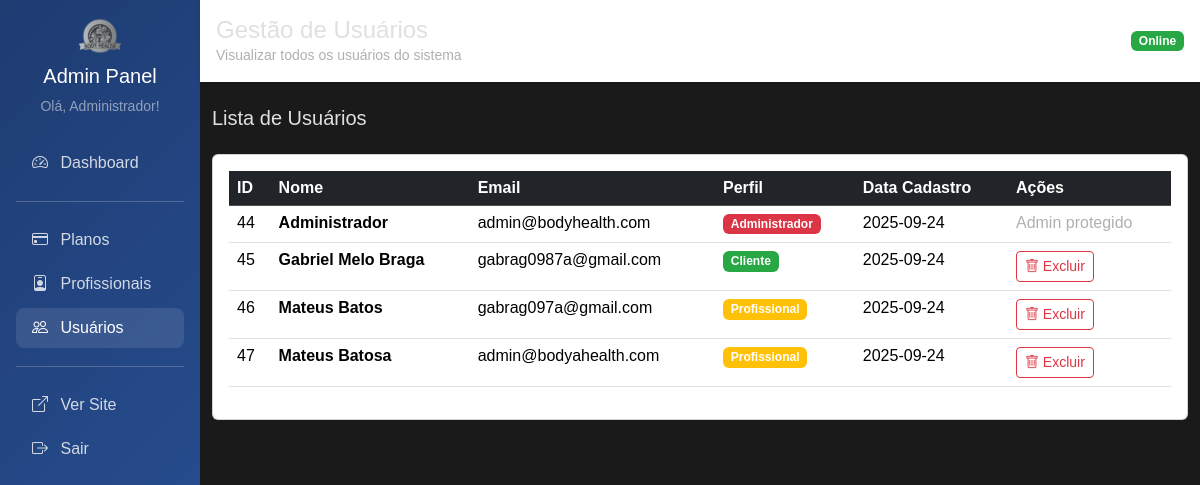
Page /admin/usuarios (signed in) on the committed database.
### tables this page shows
CREATE TABLE usuario (
    id INTEGER PRIMARY KEY AUTOINCREMENT,
    nome TEXT NOT NULL,
    email TEXT UNIQUE NOT NULL,
    senha TEXT NOT NULL,
    perfil TEXT NOT NULL DEFAULT 'cliente',
    foto TEXT,
    token_redefinicao TEXT,
    data_token TIMESTAMP,
    data_cadastro TIMESTAMP DEFAULT CURRENT_TIMESTAMP
);

### main.py (the view)
@app.get("/admin/usuarios")
@requer_autenticacao(['admin'])
async def admin_usuarios_listar(request: Request, usuario_logado: dict = Depends(obter_usuario_logado)):
    usuarios = usuario_repo.obter_todos()
    return templates.TemplateResponse("admin/usuarios/listar.html", {
        "request": request,
        "usuario": usuario_logado,
        "usuarios": usuarios
    })

### templates/admin/usuarios/listar.html (shortened to what this page needs)
{% extends "admin/base_admin.html" %}
{% block titulo %}Gestão de Usuários{% endblock %}
{% block subtitulo %}Visualizar todos os usuários do sistema{% endblock %}
{% block content %}
    <div class="mb-4">
        <h5 class="mb-0">Lista de Usuários</h5>
    </div>
    <div class="card">
        <div class="card-body">
            {% if usuarios %}
                <div class="table-responsive">
                    <table class="table table-hover">
                        <thead class="table-dark">
                            <tr>
                                <th>ID</th>
                                <th>Nome</th>
                                <th>Email</th>
                                <th>Perfil</th>
                                <th>Data Cadastro</th>
                                <th>Ações</th>
                            </tr>
                        </thead>
                        <tbody>
                            {% for user in usuarios %}
                            <tr>
                                <td>{{ user.id }}</td>
                                <td><strong>{{ user.nome }}</strong></td>
                                <td>{{ user.email }}</td>
                                <td>
                                    {% if user.perfil == 'admin' %}
                                        <span class="badge bg-danger">Administrador</span>
                                    {% elif user.perfil == 'profissional' %}
                                        <span class="badge bg-warning">Profissional</span>
                                    {% else %}
                                        <span class="badge bg-success">Cliente</span>
                                    {% endif %}
                                </td>
                                <td>
                                    {% if user.data_cadastro %}
                                        {{ user.data_cadastro[:10] }}
                                    {% else %}
                                        <span class="text-muted">-</span>
                                    {% endif %}
                                </td>
                                <td>
                                    {% if user.perfil != 'admin' %}
                                        <button type="button" class="btn btn-outline-danger btn-sm"
                                                onclick="confirmarExclusaoUsuario({{ user.id }}, '{{ user.nome }}')">
                                            <i class="bi bi-trash"></i> Excluir
                                        </button>
                                    {% else %}
                                        <span class="text-muted">Admin protegido</span>
                                    {% endif %}
                                </td>
                            </tr>
                            {% endfor %}
                        </tbody>
                    </table>
                </div>
            {% else %}
                <div class="text-center py-5">
                    <i class="bi bi-people text-muted" style="font-size: 4rem;"></i>
                    <h5 class="mt-3 text-muted">Nenhum usuário encontrado</h5>
                </div>
            {% endif %}
        </div>
    </div>
{% endblock %}

### templates/admin/base_admin.html (shortened to what this page needs)
<html lang="pt-BR">
<head>
    <link href="https://cdn.jsdelivr.net/npm/bootstrap@5.3.3/dist/css/bootstrap.min.css" rel="stylesheet">
    <link href="https://cdn.jsdelivr.net/npm/bootstrap-icons@1.10.5/font/bootstrap-icons.css" rel="stylesheet">
    <link rel="stylesheet" href="/static/css/styles.css">
</head>
<body>
    <div class="container-fluid p-0">
        <div class="row g-0">
            <div class="col-md-3 col-lg-2">
                <div class="admin-sidebar p-3">
                    <div class="text-center mb-4">
                        <img src="/static/img/logo.png" height="40" alt="Body Health">
                        <h5 class="text-white mt-2">Admin Panel</h5>
                        <small class="text-white-50">Olá, {{ usuario.nome }}!</small>
                    </div>
                    <nav class="nav flex-column">
                        <a class="nav-link {% if request.url.path == '/admin' %}active{% endif %}" href="/admin">
                            <i class="bi bi-speedometer2 me-2"></i> Dashboard
                        </a>
                        <hr class="bg-white-50">
                        <a class="nav-link {% if '/admin/planos' in request.url.path %}active{% endif %}" href="/admin/planos">
                            <i class="bi bi-credit-card me-2"></i> Planos
                        </a>
                        <a class="nav-link {% if '/admin/profissionais' in request.url.path %}active{% endif %}" href="/admin/profissionais">
                            <i class="bi bi-person-badge me-2"></i> Profissionais
                        </a>
                        <a class="nav-link {% if '/admin/usuarios' in request.url.path %}active{% endif %}" href="/admin/usuarios">
                            <i class="bi bi-people me-2"></i> Usuários
                        </a>
                        <hr class="bg-white-50">
                        <a class="nav-link" href="/" target="_blank">
                            <i class="bi bi-box-arrow-up-right me-2"></i> Ver Site
                        </a>
                        <a class="nav-link" href="/logout">
                            <i class="bi bi-box-arrow-right me-2"></i> Sair
                        </a>
                    </nav>
                </div>
            </div>
            <div class="col-md-9 col-lg-10">
                <div class="admin-header p-3 mb-4">
                    <div class="d-flex justify-content-between align-items-center">
                        <div>
                            <h4 class="mb-0">{% block titulo %}Painel Administrativo{% endblock %}</h4>
                            <small class="text-muted">{% block subtitulo %}Body Health Admin{% endblock %}</small>
                        </div>
                        <div>
                            <span class="badge bg-success">Online</span>
                        </div>
                    </div>
                </div>
                <div class="container-fluid">
                    {% block content %}{% endblock %}
                </div>
            </div>
        </div>
    </div>
</body>
</html>

### static/css/styles.css (style rules this page uses)
:root { --dark-bg: #1a1a1a; --dark-card-bg: #2b2b2b; --dark-text-color: #e0e0e0; --dark-muted-text: #b0b0b0; --dark-border-color: #444444; --dark-shadow-color: rgba(0, 0, 0, 0.5); --highlight-yellow: #ffc107; --highlight-green: #28a745; --highlight-red: #dc3545; --light-banner-bg-start: #ffffff; --light-banner-bg-end: #eaeaea; --light-banner-text: #000000; }
body { background-color: var(--dark-bg); color: var(--dark-text-color); font-family: Arial, sans-serif; padding-top: 0px; }
.text-muted { color: var(--dark-muted-text) !important; }
.badge.bg-success { background-color: var(--highlight-green) !important; }

### templates/admin/base_admin.html (style rules this page uses)
.admin-sidebar { min-height: 100vh; background: linear-gradient(135deg, #1e3c72 0%, #2a5298 100%); }
.admin-sidebar .nav-link { color: rgba(255, 255, 255, 0.8); border-radius: 8px; margin: 2px 0; }
.admin-sidebar .nav-link:hover, .admin-sidebar .nav-link.active { color: white; background-color: rgba(255, 255, 255, 0.1); }
.admin-header { background: white; box-shadow: 0 2px 4px rgba(0,0,0,0.1); }

### rows in the picture
usuario: nome "Administrador", id "44", email "admin@bodyhealth.com", perfil "Administrador", data_cadastro "2025-09-24"
usuario: id "45", nome "Gabriel Melo Braga", email "gabrag0987a@gmail.com", perfil "Cliente", data_cadastro "2025-09-24"
usuario: id "46", nome "Mateus Batos", email "gabrag097a@gmail.com", perfil "Profissional", data_cadastro "2025-09-24"
usuario: id "47", nome "Mateus Batosa", email "admin@bodyahealth.com", perfil "Profissional", data_cadastro "2025-09-24"
